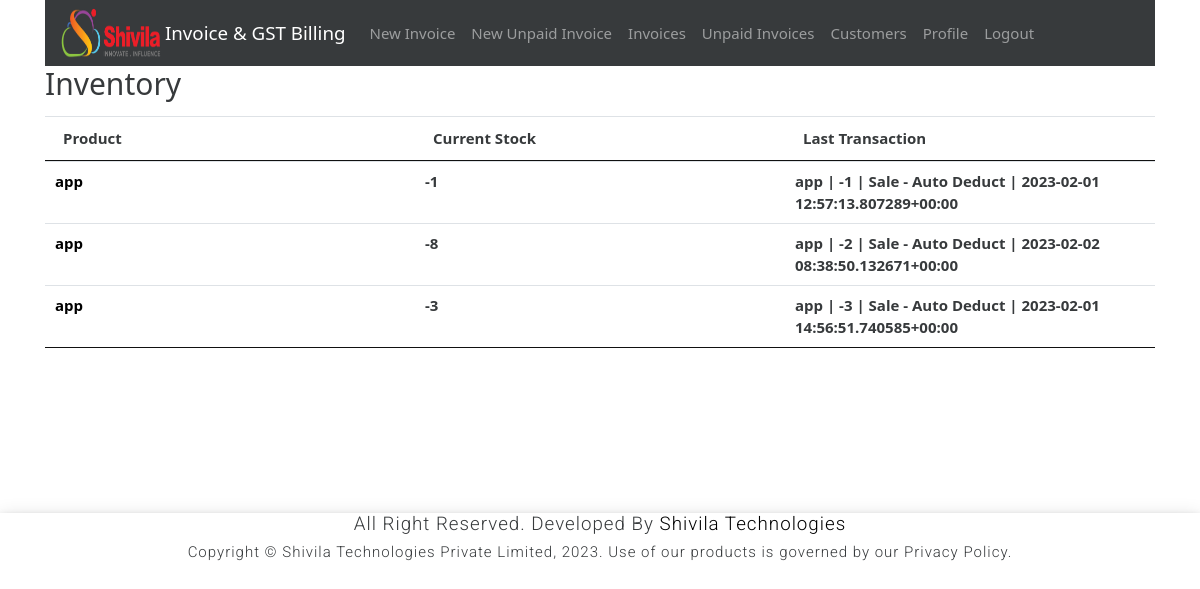
The page /inventory (signed in) on the database its author committed.
### gstbillingapp/models.py (models this page shows, shortened)
class Inventory(models.Model):
    user = models.ForeignKey(User, null=True, blank=True, on_delete=models.SET_NULL)
    product = models.ForeignKey(Product, null=True, blank=True, on_delete=models.SET_NULL)
    current_stock = models.IntegerField(default=0)
    alert_level = models.IntegerField(default=0)
    last_log = models.ForeignKey(InventoryLog, null=True, blank=True, default=None, on_delete=models.SET_NULL)

class Product(models.Model):
    user = models.ForeignKey(User, null=True, blank=True, on_delete=models.SET_NULL)
    product_name = models.CharField(max_length=200)
    product_hsn = models.CharField(max_length=50, null=True, blank=True)
    product_unit = models.CharField(max_length=50)
    product_gst_percentage = models.FloatField()
    product_rate_with_gst = models.FloatField()

class InventoryLog(models.Model):
    user = models.ForeignKey(User, null=True, blank=True, on_delete=models.SET_NULL)
    product = models.ForeignKey(Product, null=True, blank=True, on_delete=models.SET_NULL)
    date = models.DateTimeField(default=datetime.now, blank=True, null=True)
    last_modified = models.DateTimeField(auto_now=True)
    change = models.IntegerField(default=0)
    CHANGE_TYPES = [
        (0, 'Other'),
        (1, 'Purchase'),
        (2, 'Production'),
        (4, 'Sales'),
    ]
    change_type = models.IntegerField(choices=CHANGE_TYPES, default=0)
    associated_invoice = models.ForeignKey(Invoice, blank=True, null=True, default=None, on_delete=models.SET_NULL)
    description = models.TextField(max_length=600, blank=True, null=True)
    def __str__(self):
        return self.product.product_name + " | " + str(self.change) + " | " + self.description + " | " + str(self.date)

### gstbillingapp/views.py (the view)
# urls.py: path('inventory', views.inventory, name='inventory'),
@login_required
def inventory(request):
    context = {}
    context['inventory_list'] = Inventory.objects.filter(user=request.user)
    context['untracked_products'] = Product.objects.filter(user=request.user, inventory=None)
    return render(request, 'gstbillingapp/inventory.html', context)

### gstbillingapp/templates/gstbillingapp/inventory.html (shortened to what this page needs)
{% extends "gstbillingapp/base.html" %}
{% load static %}
{% block content %}
<div class="row">
	<div class="col">
		<h2>Inventory</h2>
	</div>
</div>
<table class="table table-hover font-weight-bold" id="inventory-table">
	<thead>
		<tr>
			<th>Product</th>
			<th>Current Stock</th>
			<th>Last Transaction</th>
		</tr>
	</thead>
	<tbody class="two-col-form">
		{% for inventory in inventory_list %}
		<tr onclick="window.location='{% url 'inventory_logs' inventory.id %}';">
			<td><a href="{% url 'inventory_logs' inventory.id %}">{{inventory.product.product_name}}</a></td>
			<td>{{inventory.current_stock}}</td>
			<td>{{inventory.last_log}}</td>
		</tr>
		{% endfor %}
	</tbody>
</table>
{% endblock %}

### gstbillingapp/static/gstbillingapp/main.css (style rules this page uses)
.two-col-form td, .two-col-form th { width: 25%; }

### gstbillingapp/templates/gstbillingapp/base.html (style rules this page uses)
a { text-decoration: none; color: black; }

### rows shown on the page
Inventory: product.product_name "app", current_stock "-1", last_log "app | -1 | Sale - Auto Deduct | 2023-02-01 12:57:13.807289+00:00"
Inventory: product.product_name "app", current_stock "-8", last_log "app | -2 | Sale - Auto Deduct | 2023-02-02 08:38:50.132671+00:00"
Inventory: product.product_name "app", current_stock "-3", last_log "app | -3 | Sale - Auto Deduct | 2023-02-01 14:56:51.740585+00:00"
